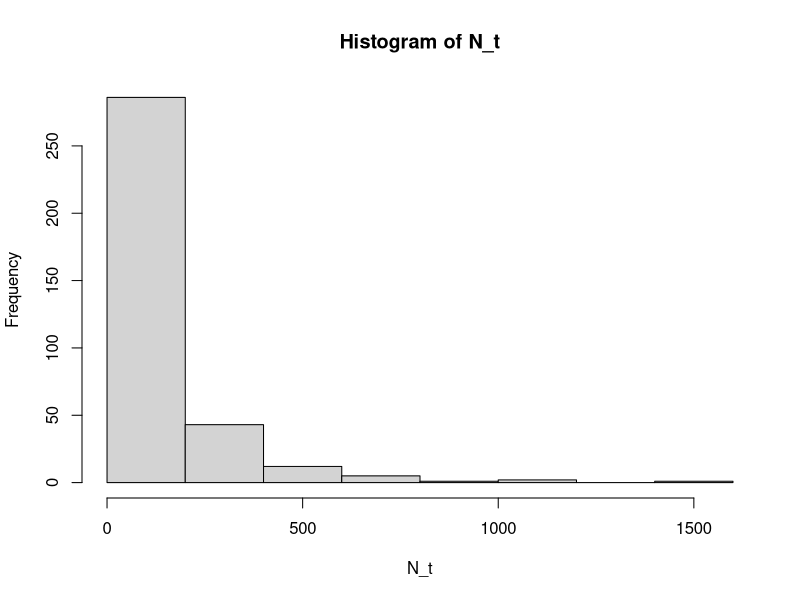

Reproduce this figure in R.
# simulacao banco de dados =====================================================

# T = current time (today)
# t = time index 
# D = maximum relevant delay
# d = delay index 
# n_t_d = number of events occurred at time t recorded after d units of time
# N_t = sum of n_t_d = total number of events occurred at time t

# valores fixos
T = 35
t = seq(1,T)
D = 10
d = seq(1,D)

# fixando alguns valores -------------------------------------------------------

a = 2
b = 0.05
c = 1.1
d = 10 # delay maximo de 10 dias
f = 7

t = 25 # hoje = semana 25

phi = 0.004
gama = 0.7
sigma = 1.4


# definindo distribuicoes ------------------------------------------------------

teta_t = ( a*c*f*exp(-c*t) ) / ( (b + exp(-c*t))^(f+1) ) 

N_t = rnbinom(n = 35*10, teta_t, phi)
hist(N_t)

# esperanca e variancia de Nt por definicao da binomial negativa
Esp_N_t = teta_t
Var_n_t = teta_t*(1 + (teta_t/phi))

# media e variancia mostrais (valore muito difentes)
mean(N_t)
var(N_t)


# exp(alpha) = ( a*c*f*exp(-c*t) ) / 
#   ( (b + exp(-c*t))^(f+1) )
alpha = log( a*c*f*exp(-c*t) ) - log( (b + exp(-c*t))^(f+1) )

beta = gama*d

#ln(lambda) = alpha + beta
lambda = exp(alpha*beta)

n_t_d = rnbinom(n = 35*10, lambda, sigma)


# estruturando a base de dados -------------------------------------------------

dados <- matrix(
  nrow = 35, ncol = 10
)
